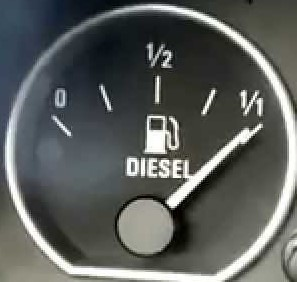
#> input picture opencv/img1.jpg, 297 x 282 px
$ python fuel.py   (older library calls are emulated)
#> lines starting #> are read from the running program, lines starting #| are printed output that depends on the picture; after the words box and inside, x2 and y2 are one past the last pixel; in counts of white or black regions, pixels touching at a corner belong together
import cv2
import numpy as np
import random as rng

def bounding_boxes(contours,img) :
    minRect = [None]*len(contours)
    minEllipse = [None]*len(contours)
    angles = dict()
    for i, c in enumerate(contours):
        minRect[i] = cv2.minAreaRect(c)
        if c.shape[0] > 5:
            minEllipse[i] = cv2.fitEllipse(c)
            angles[minEllipse[i]] = minEllipse[i][2]
    drawing_ellipse = np.zeros((img.shape[0], img.shape[1], 3), dtype=np.uint8)
    drawing_rectangle = np.zeros((img.shape[0], img.shape[1], 3), dtype=np.uint8)
    #drawing_ellipse = find_points(minRect,minEllipse,drawing_ellipse)

    for i, c in enumerate(contours):
        if cv2.contourArea(c) < 3:
            continue
        color = (rng.randint(0,256), rng.randint(0,256), rng.randint(0,256))
        #cv2.drawContours(drawing, contours, i, color)
        # ellipse
        if c.shape[0] > 5 and minRect[i][1][0]+10 < minRect[i][1][1]:
            cv2.ellipse(drawing_ellipse, minEllipse[i], color, 2)
        # rotated rectangle
        box = cv2.boxPoints(minRect[i])
        box = np.intp(box) #np.intp: Integer used for indexing (same as C ssize_t; normally either int32 or int64)
        cv2.drawContours(drawing_rectangle, [box], 0, color)
    cv2.imshow('Contours', drawing_ellipse)
    cv2.imshow('contours', drawing_rectangle)

def find_points(minRect, minEllipse, drawing):
    minEllipse_1 = list()
    color = (23,34,12)
    for j, i in enumerate(minRect):
        print(i)
        if i is None:
            continue
        if i[1][0] > i[1][1]:
            print(i)
            cv2.ellipse(drawing, minEllipse[j], color, 2)
    #cv2.line(drawing,(int(x1),int(y1)),(0,0),(255,13,22),2)
    return drawing

def find_ellipse():
    pass


if __name__ == "__main__":
    frame = cv2.imread("img1.jpg")
#> frame is the input picture: shape (282, 297, 3); mean B, G, R 91.5, 94, 90.7
    img = frame[:]

    scale_percent = 200 # percent of original size
    width = int(img.shape[1] * scale_percent / 100)
#> width = 594
    height = int(img.shape[0] * scale_percent / 100)
#> height = 564
    dim = (width, height)
#> dim = (594, 564)
    resized = cv2.resize(img, dim, interpolation = cv2.INTER_AREA)
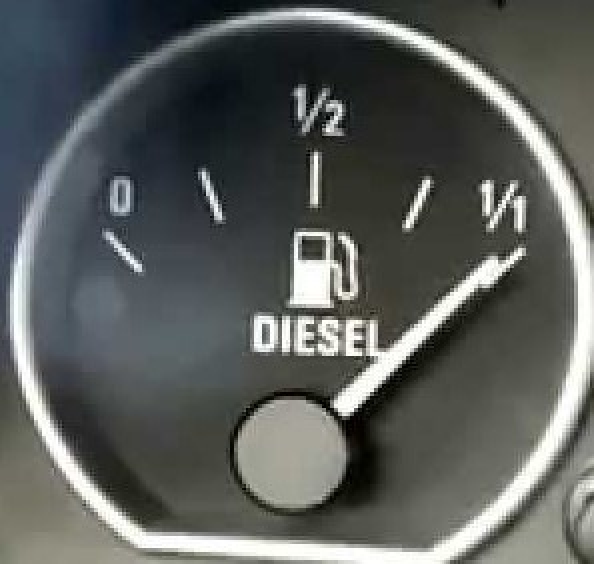
#> resized: shape (564, 594, 3); mean B, G, R 91.5, 94, 90.7


    img = np.zeros(resized.shape,dtype=np.uint8)
    img.fill(0) # or img[:] = 255
#> img: shape (564, 594, 3); every value is 0

    dst = cv2.GaussianBlur(resized,(5,5),cv2.BORDER_DEFAULT)
    gray = cv2.cvtColor(dst, cv2.COLOR_BGR2GRAY)
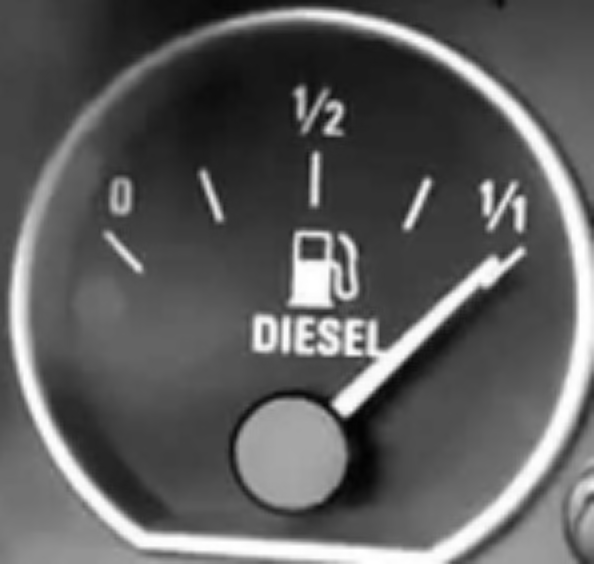
#> gray: shape (564, 594); min 2, max 255, mean 92.8
    gray_filtered = cv2.bilateralFilter(gray, 7, 50, 50)
    ret3,th31 = cv2.threshold(gray_filtered,0,255,cv2.THRESH_BINARY+cv2.THRESH_OTSU)
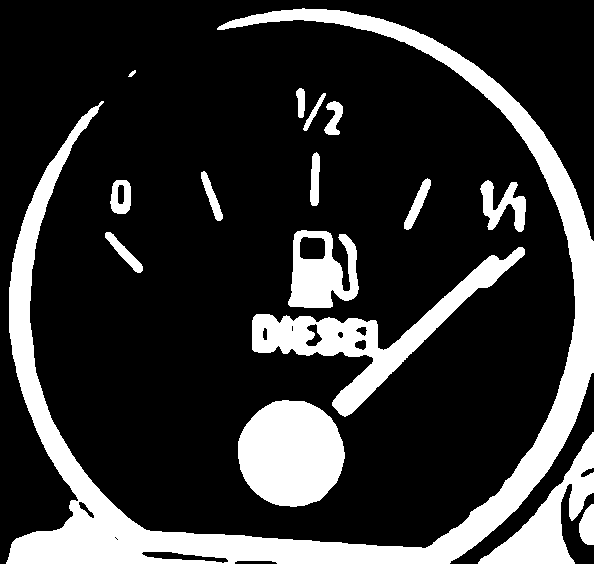
#> th31: shape (564, 594); 20.5% white; 16 white regions, largest, box (x1, y1, x2, y2) and area: (6, 8, 594, 564) 37646, (238, 400, 345, 507) 8944, (252, 247, 525, 417) 8887
#> ret3 = 128
    edges_high_thresh = cv2.Canny(th31, 50, 150)
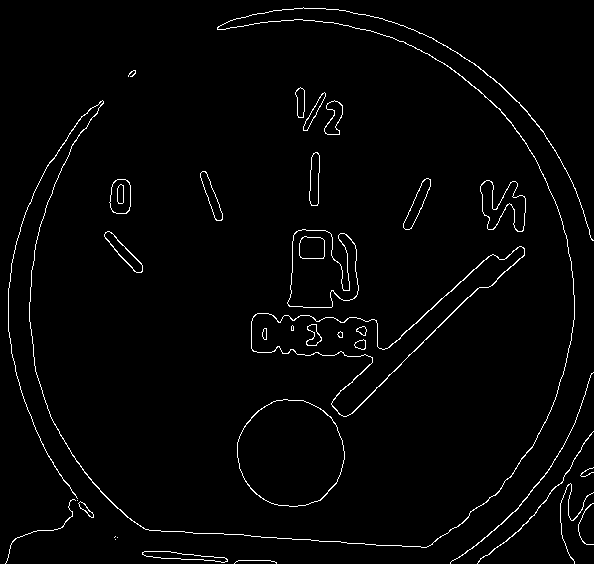
#> edges_high_thresh: shape (564, 594); 2.1% white in thin lines or dots
    _,contours, hierarchy = cv2.findContours(edges_high_thresh,cv2.RETR_LIST, cv2.CHAIN_APPROX_NONE)
#> contours = 57 contours, 13 with area under 20; largest, box (x1, y1, x2, y2) and area: (251, 246, 525, 417) 9408, (251, 246, 525, 417) 9125, (237, 399, 345, 507) 8967, (237, 399, 345, 507) 8914, (287, 229, 359, 308) 4070
    bounding_boxes(contours, edges_high_thresh)
#> in bounding_boxes, `minRect = [None]*len(contours)`: minRect = 57 items
#> the loop in bounding_boxes, `for i, c in enumerate(contours):` made 57 passes
#> c on passes 4, 5, 6, 10: [[115, 539]], [[117, 537]], [[115, 536], [114, 537]], [[77, 500]]
#> after the loop in bounding_boxes, `for i, c in enumerate(contours):`: angles = 53 items
#> the loop in bounding_boxes, `for i, c in enumerate(contours):` made 57 passes
#> (color, box) on passes 2, 3, 7, 8, 9, 11, 12, 13, 14, 15: ((197, 215, 20), [[226, 562], [141, 556], [142, 549], [227, 554]]), ((132, 248, 207), [[226, 562], [141, 556], [142, 549], [227, 554]]), ((155, 244, 183), [[592, 544], [577, 544], [577, 503], [592, 503]]), ((111, 71, 144), [[91, 518], [77, 504], [80, 500], [94, 514]]), ((71, 48, 128), [[91, 519], [76, 504], [81, 500], [95, 514]]), ((75, 158, 50), [[6, 565], [-3, 550], [73, 497], [83, 512]]), ((37, 169, 241), [[574, 562], [545, 555], [565, 481], [593, 489]]), ((51, 181, 222), [[581, 477], [579, 473], [592, 466], [595, 471]]), ((161, 104, 244), [[485, 570], [476, 562], [592, 430], [601, 438]]), ((226, 133, 31), [[291, 528], [216, 453], [291, 378], [366, 453]])
#> after the loop in bounding_boxes, `for i, c in enumerate(contours):`:
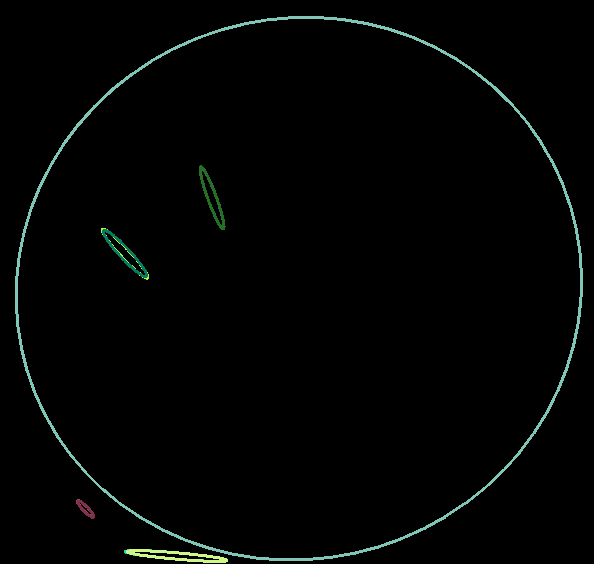
#> drawing_ellipse: shape (564, 594, 3); mean of channels 0, 1, 2 3.3, 3.9, 2.5; drawn as B, G, R
#> after the loop in bounding_boxes, `for i, c in enumerate(contours):`:
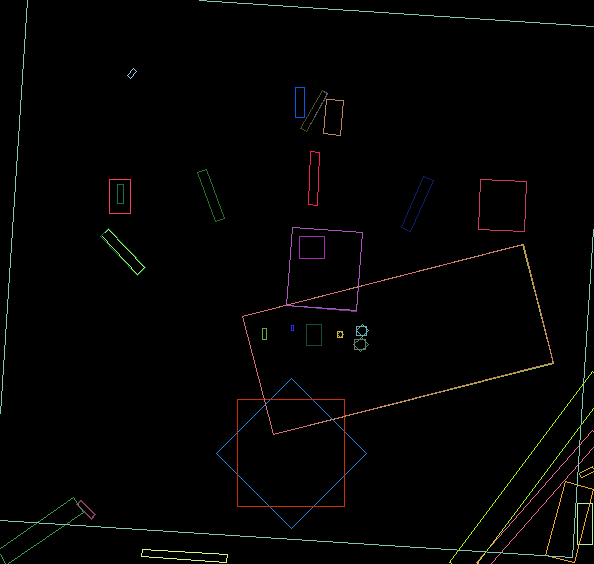
#> drawing_rectangle: shape (564, 594, 3); mean of channels 0, 1, 2 2.4, 2.9, 3; drawn as B, G, R
    for c in contours:
        rect = cv2.boundingRect(c)
        x,y,w,h = rect
        #cv2.rectangle(og_image,(x,y),(x+w,y+h),(0,255,0),1)
        cv2.drawContours(img, c, -1, (255,255,255), 1)
#> this loop made 57 passes
#> (x, y, w, h) on passes 1, 2, 3, 4, 5, 7, 8, 9, 10, 11, 12, 13: (234, 560, 43, 4), (142, 551, 86, 12), (142, 551, 86, 12), (115, 539, 1, 1), (117, 537, 1, 1), (578, 503, 16, 42), (78, 501, 16, 17), (78, 501, 16, 17), (77, 500, 1, 1), (5, 499, 71, 65), (560, 483, 34, 81), (580, 467, 14, 10)
#> (c, x, y, w, h) on pass 6: ([[115, 536], [114, 537]], 114, 536, 2, 2)
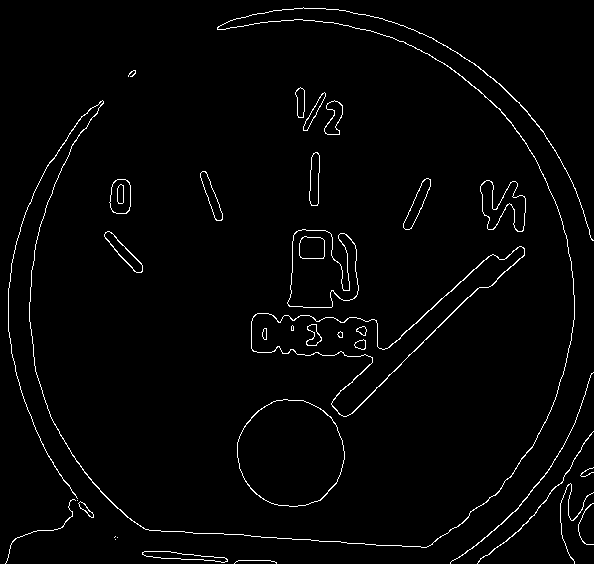
#> img: shape (564, 594, 3); 2.1% white in thin lines or dots
    cv2.imshow('Frame', img)
    cv2.waitKey(0)
    cv2.destroyAllWindows()

$ run again, with opencv/maxresdefault.jpg copied over opencv/img1.jpg
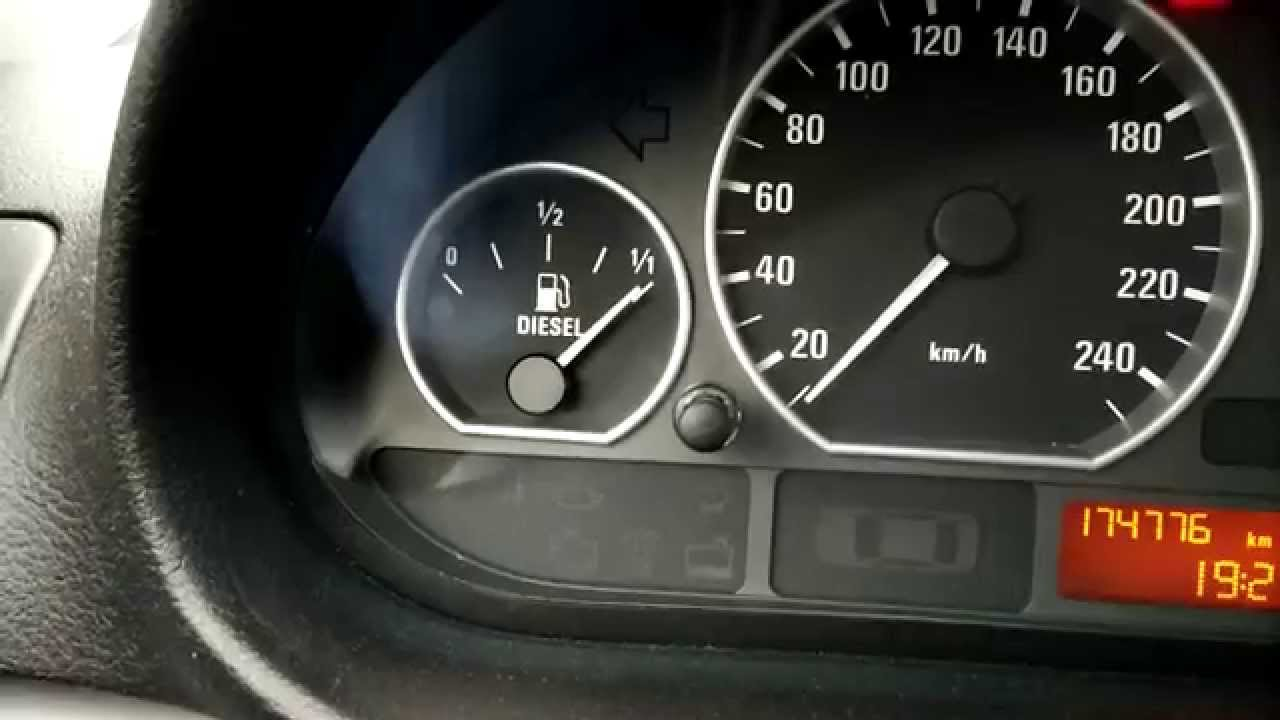
#> input picture opencv/maxresdefault.jpg, 1280 x 720 px
#> frame is the input picture: shape (720, 1280, 3); mean B, G, R 58.6, 63.5, 64.6
#> `ret3,th31 = cv2.threshold(gray_filtered,0,255,cv2.THRESH_BINARY+cv2.TH..`:
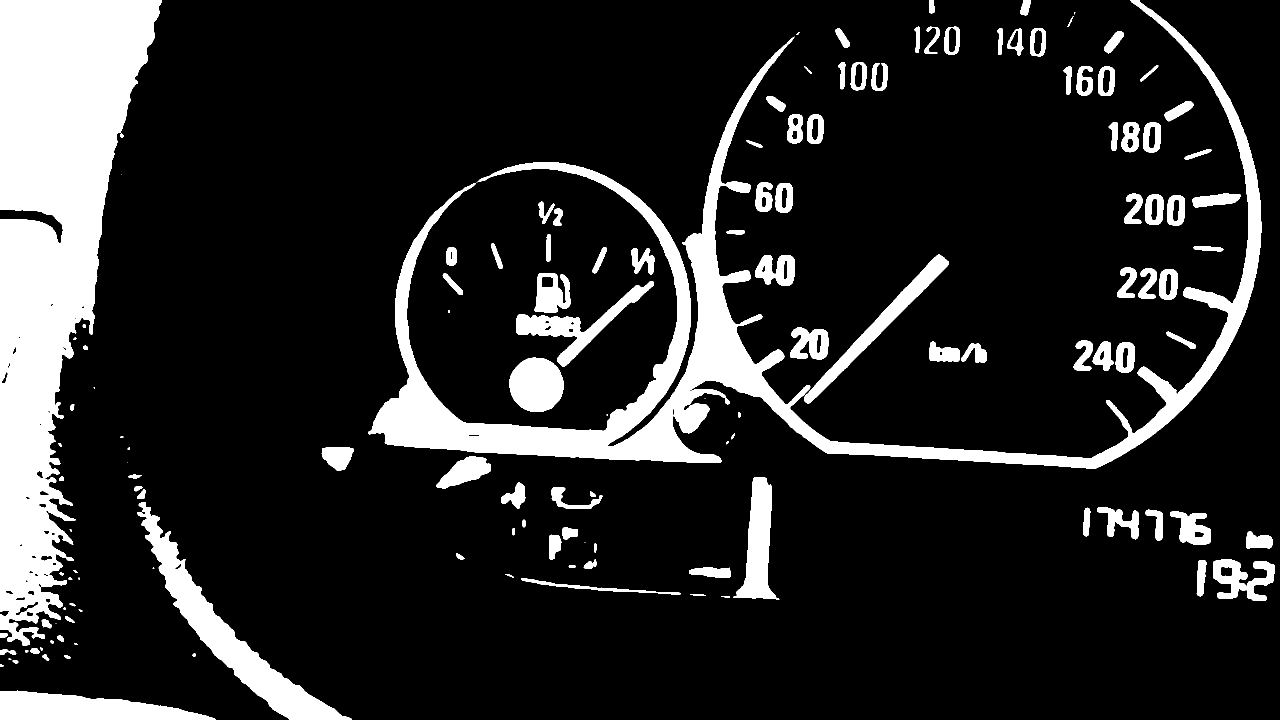
#> th31: shape (1440, 2560) (shown at 1/2 size); 15.2% white; 140 white regions (15 under 20 px), largest, box (x1, y1, x2, y2) and area: (0, 0, 324, 1292) 220068, (736, 0, 2523, 938) 164957, (275, 1004, 704, 1440) 29780
#> ret3 = 110
#> edges_high_thresh: shape (1440, 2560); 1% white in thin lines or dots
#> contours = 403 contours, 98 with area under 20; largest, box (x1, y1, x2, y2) and area: (1607, 508, 1898, 807) 10197, (1032, 561, 1308, 733) 10036, (1032, 561, 1308, 733) 9754, (1607, 508, 1898, 807) 9728, (1018, 714, 1128, 824) 9332
#> minRect = 403 items
#> the loop in bounding_boxes, `for i, c in enumerate(contours):` made 403 passes
#> c on pass 49: [[1410, 1191], [1411, 1191]]
#> after the loop in bounding_boxes, `for i, c in enumerate(contours):`: angles = 380 items
#> the loop in bounding_boxes, `for i, c in enumerate(contours):` made 403 passes
#> (color, box) on passes 3 to 5: ((197, 215, 20), [[31, 1328], [24, 1321], [29, 1316], [36, 1323]]), ((132, 248, 207), [[34, 1328], [23, 1323], [26, 1316], [37, 1322]]), ((155, 244, 183), [[18, 1320], [16, 1317], [18, 1315], [20, 1318]])
#> the loop `for c in contours:` made 403 passes
#> (x, y, w, h) on passes 1 to 3: (0, 1381, 432, 59), (0, 1328, 8, 5), (25, 1319, 12, 9)
#> after the loop `for c in contours:`:
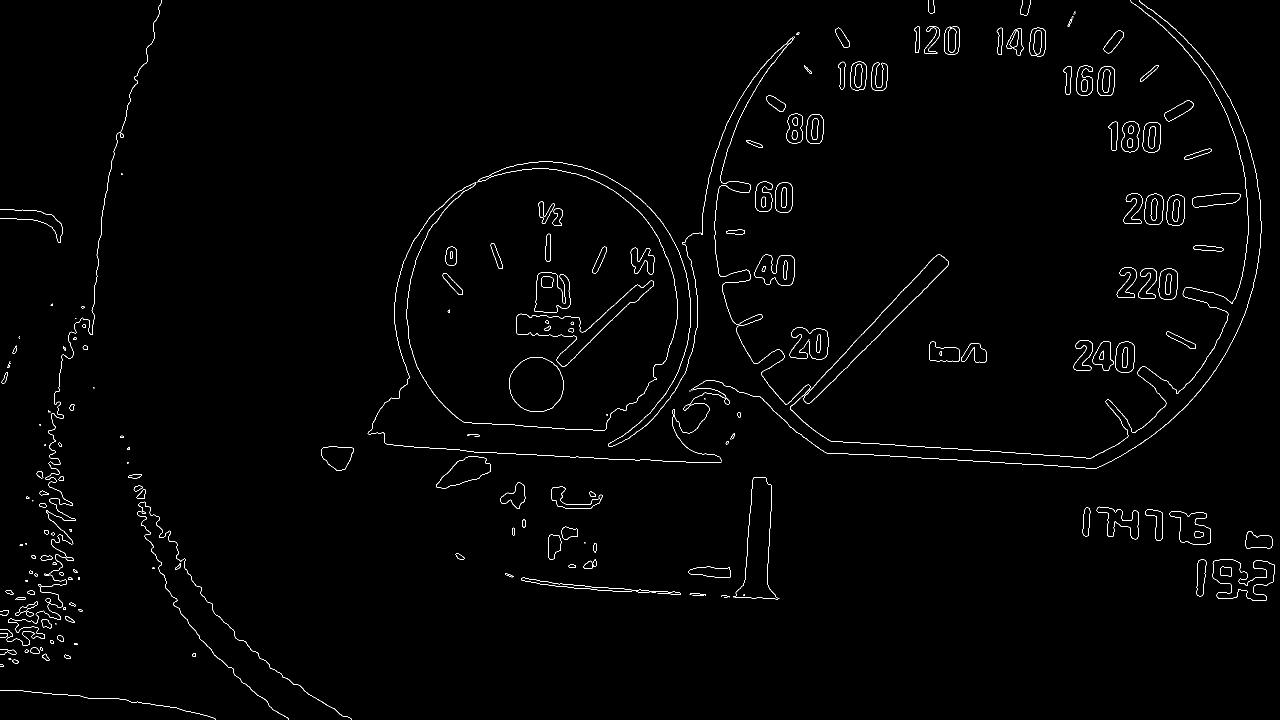
#> img: shape (1440, 2560, 3) (shown at 1/2 size); 1% white in thin lines or dots
